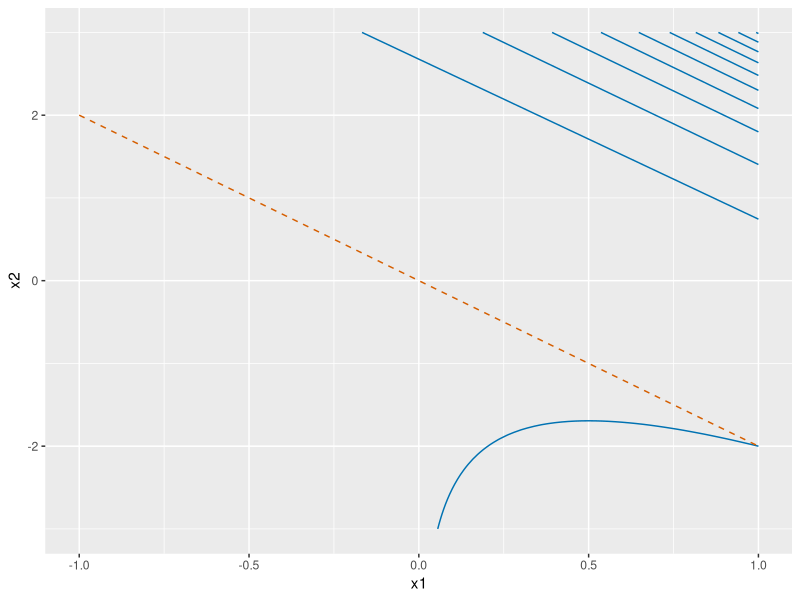

Source code (R):
## ---- chunk 1
#| label: convex-hessian-fig-r
#| fig-alt: >-
#|   Contour plot of f(x) = exp(2 x1 + x2) - x1 for x1 from -1 to 1 and x2
#|   from -3 to 3. The level curves are long parallel curves that run along
#|   the direction (1, -2), crowded together on the upper right and spread
#|   out on the lower left. A dashed vermilion line along that direction
#|   through the origin marks where f is linear.
#| fig-height: 4
#| fig-width: 5
ch_x1_ch <- seq(-1, 1, length.out = 101)
ch_x2_ch <- seq(-3, 3, length.out = 101)
ch_grid_ch <- tidyr::expand_grid(x1 = ch_x1_ch, x2 = ch_x2_ch)
ch_u_ch <- 2 * ch_grid_ch$x1 + ch_grid_ch$x2
ch_grid_ch$z <- exp(ch_u_ch) - ch_grid_ch$x1
ch_line_ch <- tibble::tibble(x1 = c(-1, 1), x2 = c(2, -2))
ch_aes_ch <- ggplot2::aes(x1, x2)
ch_z_aes_ch <- ggplot2::aes(z = z)
ggplot2::ggplot(ch_grid_ch, ch_aes_ch) +
  ggplot2::geom_contour(ch_z_aes_ch, colour = "#0072B2", bins = 12) +
  ggplot2::geom_line(
    data = ch_line_ch, colour = "#D55E00", linetype = "dashed"
  ) +
  ggplot2::labs(x = "x1", y = "x2")
